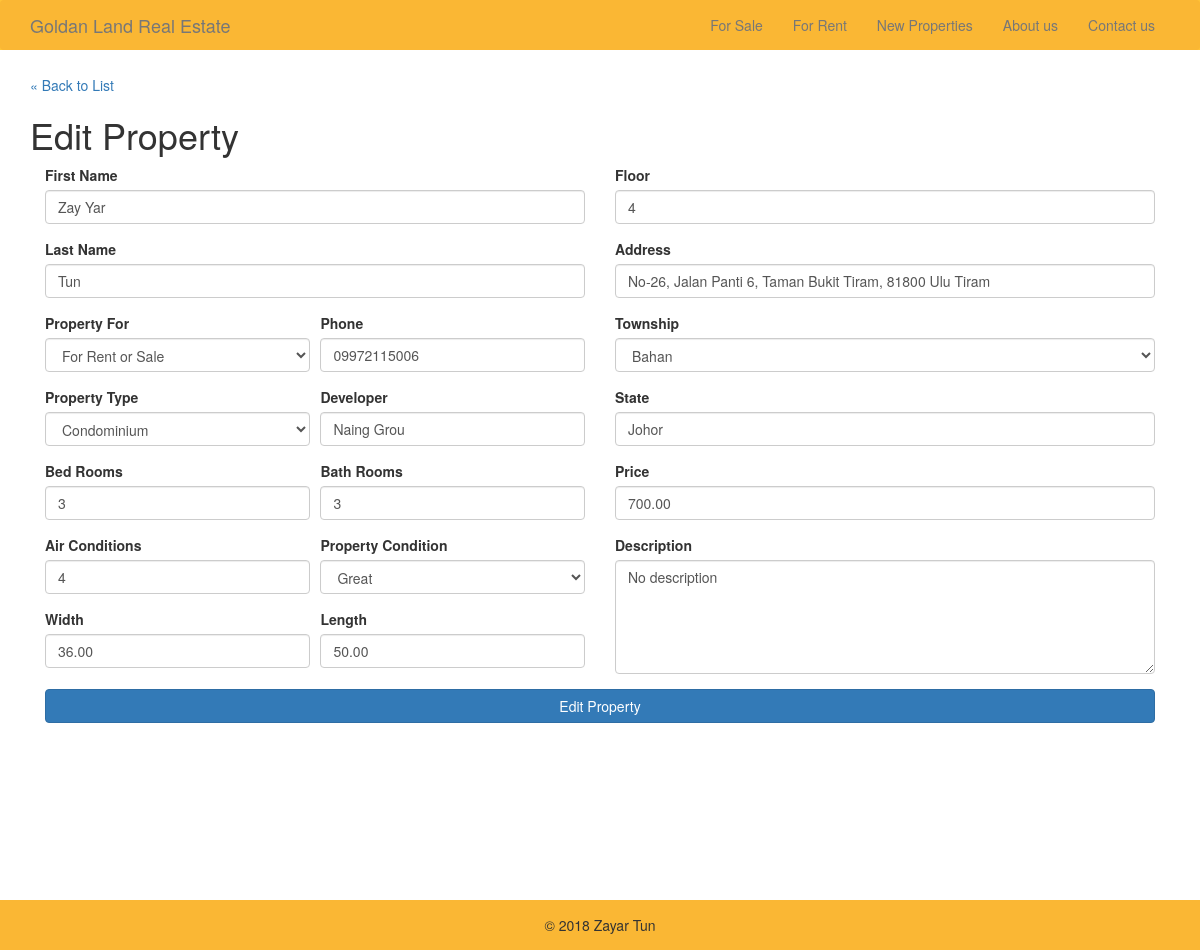
The page /staff/edit.php?id=19 on the database its author committed.
### tables this page shows
CREATE TABLE IF NOT EXISTS `properties` (
  `id` int(11) NOT NULL AUTO_INCREMENT,
  `first_name` varchar(255) NOT NULL,
  `last_name` varchar(255) NOT NULL,
  `contact_phone` varchar(255) NOT NULL,
  `property_type` varchar(255) NOT NULL,
  `property_for` varchar(255) NOT NULL,
  `development` varchar(255) NOT NULL,
  `bed_room` varchar(255) NOT NULL,
  `bath_room` varchar(255) NOT NULL,
  `air_conditioning` varchar(255) NOT NULL,
  `condition_id` tinyint(3) NOT NULL,
  `width` decimal(9,2) NOT NULL,
  `length` decimal(9,2) NOT NULL,
  `floor` varchar(255) NOT NULL,
  `address` varchar(255) NOT NULL,
  `township` varchar(255) NOT NULL,
  `state` varchar(255) NOT NULL,
  `price` decimal(9,2) NOT NULL,
  `description` varchar(255) NOT NULL,
  `image_names` varchar(255) NOT NULL,
  PRIMARY KEY (`id`)
);

### private/classes/databaseobject.class.php (called while the page is built, shortened)
<?php
  class DatabaseObject
  {
    static protected $database;
    static protected $table_name = "";
    public static function set_database($database)
    {
      self::$database = $database;
    }
    public static function find_by_sql($sql)
    {
      $result = self::$database->query($sql);
      $object_array = [];
      while ($record = $result->fetch_assoc())
      {
        $object_array[] = static::instantiate($record);
      }
      return $object_array;
    }
    public static function find_by_id($id)
    {
      $sql = "SELECT * FROM " . static::$table_name . " ";
      $sql .= "WHERE id='" . self::$database->escape_string($id) . "'";
      $obj_array = static::find_by_sql($sql);
      if (!empty($obj_array)) {
        return array_shift($obj_array);
      } else {
        return false;
      }
    }
    protected static function instantiate($record)
    {
      $object = new static();
      foreach ($record as $property => $value)
      {
        if (property_exists($object, $property)) {
          $object->$property = $value;
        }
      }
      return $object;
    }
  }

### private/functions.php (called while the page is built, shortened)
<?php
function h($string="") {
  return htmlspecialchars($string);
}
?>

### private/classes/property.class.php (called while the page is built, shortened)
<?php
  class Property extends DatabaseObject
  {
    protected static $township_names = ['Ahlon', 'Bahan', 'Dagon', 'Kyauktada', 'Kyimyindaing', 'Lanmadaw', 'Latha', 'Pabedan', 'Sanchaung', 'Dagon Seikkan', 'East Dagon', 'North Dagon', 'North Okkalapa', 'South Dagon', 'South Okkalapa', 'Thingangyun', 'Dala', 'Dawbon', 'Botataung', 'Mingala Taungnyunt', 'Seikkyi Kanaungto', 'Tamwe', 'Pazundaung', 'Thaketa', 'Yankin', 'Insein', 'Hlaing', 'Hlaingthaya', 'Kamayut', 'Mayangon', 'Mingaladon', 'Shwepyitha'];
    protected $condition_id;
    public function __construct($args=[])
    {
      $this->condition_id = $args['condition_id'] ?? 3;
    }
    public static function get_township_names()
    {
      sort(self::$township_names);
      return self::$township_names;
    }
    public function condition()
    {
      if ($this->condition_id > 0) {
        return self::CONDITION_OPTIONS[$this->condition_id];
      } else {
        return 'Unknown';
      }
    }
  }

### public/staff/form_fields.php (the view, shortened to what this page needs)
<div class="col-sm-6">
  <div class="form-group">
    <label  for="firstName">First Name</label>
    <input type="text" name="property[first_name]"  id="firstName" class="form-control" value="<?php echo h($prop->first_name); ?>">
  </div>
  <div class="form-group">
    <label  for="lastName">Last Name</label>
    <input type="text" name="property[last_name]"  id="lastName" class="form-control" value="<?php echo h($prop->last_name); ?>">
  </div>
  <div class="custom-inline">
    <div class="col-xs-6 inline">
      <div class="form-group">
        <label  for="propertyFor">Property For</label>
        <select name="property[property_for]" class="form-control" id="propertyFor">
          <?php foreach (Property::PROPERTY_FOR as $type) { ?>
            <option value="<?php echo $type; ?>" <?php if ($type == $prop->property_for) { echo 'selected'; } ?>><?php echo $type; ?></option>
          <?php } ?>
        </select>
      </div>
    </div>
    <div class="col-xs-6 inline">
      <div class="form-group">
        <label  for="contact">Phone</label>
        <input type="text" name="property[contact_phone]"  id="contact" class="form-control" value="<?php echo h($prop->contact_phone); ?>">
      </div>
    </div>
  </div>
  <div class="custom-inline">
    <div class="col-xs-6 inline">
      <div class="form-group">
        <label  for="propertyType">Property Type</label>
        <select name="property[property_type]" class="form-control" id="propertyType">
          <?php foreach (Property::PROPERTY_TYPE as $type) { ?>
            <option value="<?php echo $type; ?>" <?php if ($type == $prop->property_type) { echo 'selected'; } ?>><?php echo $type; ?></option>
          <?php } ?>
        </select>
      </div>
    </div>
    <div class="col-xs-6 inline">
      <div class="form-group">
        <label  for="developer">Developer</label>
        <input type="text" name="property[development]"  id="developer" class="form-control" value="<?php echo h($prop->development); ?>">
      </div>
    </div>
  </div>
  <div class="custom-inline">
    <div class="col-xs-6 inline">
      <div class="form-group">
        <label  for="bed_room">Bed Rooms</label>
        <input type="text" name="property[bed_room]"  id="bed_room" class="form-control" value="<?php echo h($prop->bed_room); ?>">
      </div>
    </div>
    <div class="col-xs-6 inline">
      <div class="form-group">
        <label  for="bath_room">Bath Rooms</label>
        <input type="text" name="property[bath_room]"  id="bath_room" class="form-control" value="<?php echo h($prop->bath_room); ?>">
      </div>
    </div>
  </div>
  <div class="custom-inline">
    <div class="col-xs-6 inline">
      <div class="form-group">
        <label  for="air_conditioning">Air Conditions</label>
        <input type="text" name="property[air_conditioning]"  id="air_conditioning" class="form-control" value="<?php echo h($prop->air_conditioning); ?>">
      </div>
    </div>
    <div class="col-xs-6 inline">
      <div class="form-group">
        <label  for="condition">Property Condition</label>
        <select name="property[condition_id]" class="form-control" id="condition">
          <?php foreach(Property::CONDITION_OPTIONS as $cond_id => $cond_name) { ?>
            <option value="<?php echo $cond_id; ?>" <?php if ($prop->condition() == $cond_name) { echo 'selected'; } ?>><?php echo $cond_name; ?></option>
          <?php } ?>
        </select>
      </div>
    </div>
  </div>
  <div class="custom-inline">
    <div class="col-xs-6 inline">
      <div class="form-group">
        <label  for="width">Width</label>
        <input type="text" name="property[width]"  id="width" class="form-control" value="<?php echo h($prop->width); ?>">
      </div>
    </div>
    <div class="col-xs-6 inline">
      <div class="form-group">
        <label  for="length">Length</label>
        <input type="text" name="property[length]"  id="length" class="form-control" value="<?php echo h($prop->length); ?>">
      </div>
    </div>
  </div>
</div>
<div class="col-sm-6">
  <div class="form-group">
    <label  for="floor">Floor</label>
    <input type="text" name="property[floor]"  id="floor" class="form-control" value="<?php echo h($prop->floor); ?>">
  </div>
  <div class="form-group">
    <label  for="address">Address</label>
    <input type="text" name="property[address]"  id="address" class="form-control" value="<?php echo h($prop->address); ?>">
  </div>
  <div class="form-group">
    <label  for="township">Township</label>
    <select name="property[township]" class="form-control" id="township">
      <?php foreach(Property::get_township_names() as $name) { ?>
        <option value="<?php echo $name; ?>" <?php if ($name == 'Bahan') { echo 'selected'; } ?>><?php echo $name; ?></option>
      <?php } ?>
    </select>
  </div>
  <div class="form-group">
    <label  for="state">State</label>
    <input type="text" name="property[state]"  id="state" class="form-control" value="<?php echo h($prop->state); ?>">
  </div>
  <div class="form-group">
    <label  for="price">Price</label>
    <input type="text" name="property[price]"  id="price" class="form-control" value="<?php echo h($prop->price); ?>">
  </div>
  <div class="form-group">
    <label  for="description">Description</label>
    <textarea name="property[description]" class="form-control" id="description" rows="5" cols="50"><?php echo h($prop->description); ?></textarea>
  </div>
</div>

### public/css/styles.css (style rules this page uses)
.custom-inline { display: flex; flex-direction: row; justify-content: space-between; }
.inline { width: 49%; padding-left: 0; padding-right: 0; }

### rows shown on the page
properties: first_name "Zay Yar", last_name "Tun", property_for "For Rent or Sale", contact_phone "09972115006", property_type "Condominium", development "Naing Grou", bed_room "3", bath_room "3", air_conditioning "4", condition "Great", width "36.00", length "50.00", floor "4", address "No-26, Jalan Panti 6, Taman Bukit Tiram, 81800 Ulu Tiram", state "Johor", price "700.00", description "No description"

### other values the page prints
form field value "Bahan"
